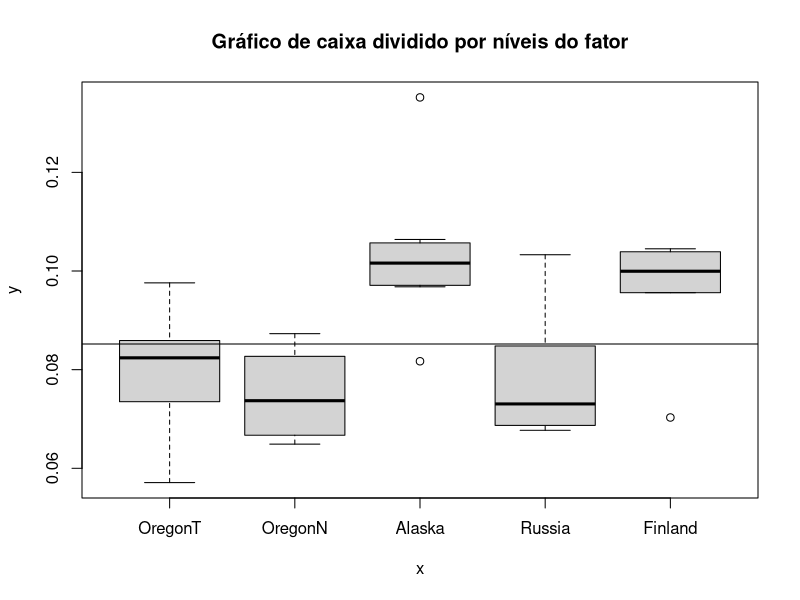

Recreate this plot in R.
# Rotina em R desenvolvida para a análise quantitativa dos dados 
# dos questionários desenvolvidos para a disciplina de Fundamentos
# Psicológicos da Educação.
# A proposta básica desta rotina é:
# 
# 0) Organizar os dados em um 'data frame' (banco de dados)
# 1) Conduzir uma Análise de Variância (ANOVA) com as seguintes características:
#   1.1) Variável Independente (x): Curso de Graduação;
#   1.2) Variável Dependente (y): Nota Geral do Questionário;
# 2) Plotar os resultados em um conjunto de gráficos descritivos.
#   2.1) Gráficos de caixa dos dados brutos;
#   2.2) Gráfico indicando o quanto cada nível do fator implica num afastamento da média geral;
#
# A hipótese que orienta essa análise é simples (e óbvia, aparentemente):
#   "O curso de graduação afeta o conhecimento que um aluno da UFFS tem do conceito Física escolhido pelo grupo"
# A hipótese nula (H0) que iremos utilizar para modelar nossos dados, portanto, afirma o seguinte:
#   "O curso de gradução não tem um efeito significativo sobre o conhecimento que um aluno da UFFS tem do conceito de Física escolhido pelo grupo"
# A hipótese nula implica que a média de cada grupo (alunos respondentes de cada curso) é igual,
# ou melhor, que sua diferença não é estatisticamente significativa.
# Verificaremos qual é a probabilidade dos dados obtidos dentro do modelo da hipótese nula.
# Caso a probabilidade se mostre significativa (alpha=0.05), descreveremos como cada nível
# do nosso fator (cada curso de graduação) afeta a média de desempenho dos alunos no conceito escolhido.

# Passo 'zero': montar nosso data frame.
# Primeiro, definimos os 'níveis' de nosso 'fator';
# ou seja, definimos os valores possíveis de nossa variável independente (que é categorial):

# cursos <- c('Administração', 'Agronomia', 'Ciências Biológicas',
#             'Engenharia Ambiental', 'Física', 'Letras', 'Química')

# Dados para teste.
locais <- c('OregonT', 'OregonN', 'Alaska', 'Russia', 'Finland')

# Em seguida, definimos os valores para cada respondente do questionário.
# Usar o seguinte código:
# 1 - Administração
# 2 - Agronomia
# 3 - Ciências Biológicas
# 4 - Engenharia Ambiental
# 5 - Física
# 6 - Letras
# 7 - Química
# É possivel automatizar essa codificação. Quem quiser saber como, entra em contato!

#xDummy <- c(1, 2, 3, 4, 5, 6, 7) # Preencher com os dados de todos os respondentes, em ordem!

# Dados para teste.
xDummy <- c(1, 1, 1, 1, 1, 1, 1, 1, 1, 1, 2, 2, 2, 2, 2,
           2, 2, 2, 3, 3, 3, 3, 3, 3, 3, 4, 4, 4, 4, 4,
           4, 4, 4, 5, 5, 5, 5, 5, 5)

#x <- factor(xDummy, labels=cursos)

# Dados para teste
x <- factor(xDummy, labels=locais)

# Depois, definimos os valores da variável dependente.
# A escala pode variar e deve ser definida pelo grupo.

#y <- c(0.0, 6.5, 10.0, 5.0, 3.3, 4.7) # Preencher com a nota calculada para cada respondente, em ordem.

# Dados para teste
y <- c(0.0571, 0.0813, 0.0831, 0.0976, 0.0817, 0.0859, 0.0735,
      0.0659, 0.0923, 0.0836, 0.0873, 0.0662, 0.0672, 0.0819,
      0.0749, 0.0649, 0.0835, 0.0725, 0.0974, 0.1352, 0.0817,
      0.1016, 0.0968, 0.1064, 0.105, 0.1033, 0.0915, 0.0781,
      0.0685, 0.0677, 0.0697, 0.0764, 0.0689, 0.0703, 0.1026,
      0.0956, 0.0973, 0.1039, 0.1045)

# Agora juntamos nossos dados num data frame para facilitar as análises.

dados  <- data.frame(x, y)

# Vamos começar fazendo uma análise exploratoria dos dados.
# Primeiro, gráficos de caixa para comprar, rapidamente, os diferentes grupos.
# Usando uma linha horizontal com a média geral da variável independente.
# Verifiquem se os gráficos em caixa estao longes ou distantes da linha da média;
# verifiquem também se a distribuição tem 'outliers' ou se apresenta uma cauda mais longa que a outra

mediaY <- mean(dados$y)
boxplot(y ~ x, main='Gráfico de caixa dividido por níveis do fator')
abline(h=mediaY)

# Função para efetuar a ANOVA da variável dependente y em função dos diferentes níveis do fator x.
anova <- aov(y ~ x, data=dados)

#Imprime informações sumárias da ANOVA
summary(anova)
#Imprime a média geral e a média de cada nível do fator.
model.tables(anova ,'means')
#Imprime os efeitos de cada nível do fator.
model.tables(anova, 'effects')
#Comentário qualquer